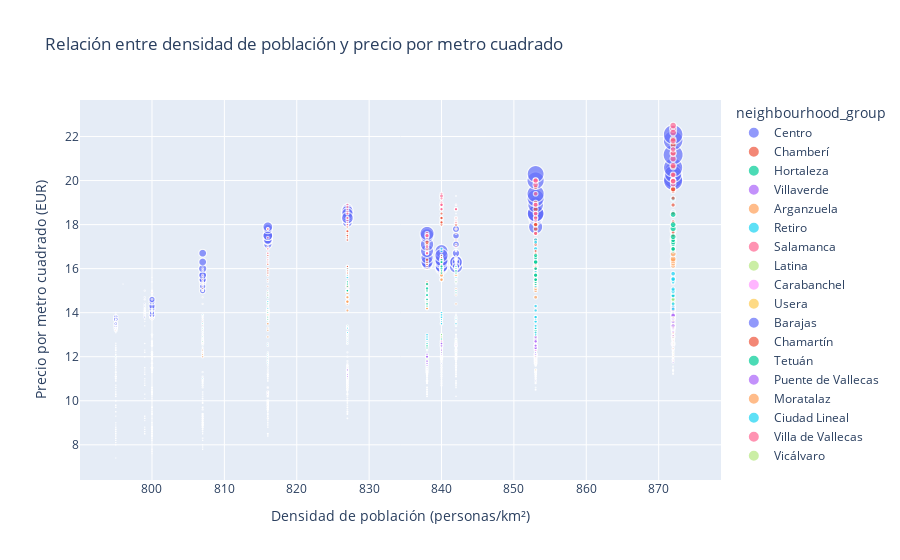

This figure's notebook cell:
### Code cell
# 3. Relación entre densidad de población y precio promedio por metro cuadrado
fig3 = px.scatter(
    data,
    x="population_density",
    y="m2_price",
    color="neighbourhood_group",
    size="listings_count",
    title="Relación entre densidad de población y precio por metro cuadrado",
    labels={
        "population_density": "Densidad de población (personas/km²)",
        "m2_price": "Precio por metro cuadrado (EUR)",
        "listings_count": "Propiedades listadas",
    },
)
fig3.show()

# Podemos observar que a mayor densidad de población, el precio por metro cuadrado tiende a ser más alto.

### Figure 1 — Plotly figure (JSON) as saved in the notebook; plotly's stock layout.template omitted (floating-point values rounded to 4 significant figures; data arrays with more than 128 entries replaced by an {"elided": "..."} marker saying what was removed)
{"data": [{"hovertemplate": "neighbourhood_group=Centro<br>Densidad de población (personas/km²)=%{x}<br>Precio por metro cuadrado (EUR)=%{y}<br>Propiedades listadas=%{marker.size}<extra></extra>", "legendgroup": "Centro", "marker": {"color": "#636efa", "size": {"elided": "155 int values"}, "sizemode": "area", "sizeref": 11.1, "symbol": "circle"}, "mode": "markers", "name": "Centro", "showlegend": true, "type": "scattergl", "x": {"elided": "155 int values"}, "xaxis": "x", "y": {"elided": "155 float values"}, "yaxis": "y"}, {"hovertemplate": "neighbourhood_group=Chamberí<br>Densidad de población (personas/km²)=%{x}<br>Precio por metro cuadrado (EUR)=%{y}<br>Propiedades listadas=%{marker.size}<extra></extra>", "legendgroup": "Chamberí", "marker": {"color": "#EF553B", "size": {"elided": "137 int values"}, "sizemode": "area", "sizeref": 11.1, "symbol": "circle"}, "mode": "markers", "name": "Chamberí", "showlegend": true, "type": "scattergl", "x": {"elided": "137 int values"}, "xaxis": "x", "y": {"elided": "137 float values"}, "yaxis": "y"}, {"hovertemplate": "neighbourhood_group=Hortaleza<br>Densidad de población (personas/km²)=%{x}<br>Precio por metro cuadrado (EUR)=%{y}<br>Propiedades listadas=%{marker.size}<extra></extra>", "legendgroup": "Hortaleza", "marker": {"color": "#00cc96", "size": {"elided": "138 int values"}, "sizemode": "area", "sizeref": 11.1, "symbol": "circle"}, "mode": "markers", "name": "Hortaleza", "showlegend": true, "type": "scattergl", "x": {"elided": "138 int values"}, "xaxis": "x", "y": {"elided": "138 float values"}, "yaxis": "y"}, {"hovertemplate": "neighbourhood_group=Villaverde<br>Densidad de población (personas/km²)=%{x}<br>Precio por metro cuadrado (EUR)=%{y}<br>Propiedades listadas=%{marker.size}<extra></extra>", "legendgroup": "Villaverde", "marker": {"color": "#ab63fa", "size": [1, 1, 1, 1, 1, 1, 1, 1, 1, 1, 1, 1, 1, 1, 1, 1, 1, 1, 1, 2, 1, 1, 1, 2, 1, 1, 2, 5, 3, 2, 4, 5, 4, 7, 5, 5, 6, 4, 4, 5, 7, 12, 9, 9, 7, 6, 6, 7, 9, 6, 4, 8, 10, 8, 8, 5, 9, 11, 9, 13, 14, 16, 13, 13, 13, 12, 14, 14, 8, 1, 1, 1, 2, 1, 2, 2, 5, 6, 4, 2, 1, 6, 8, 7, 15, 17, 18, 24, 21, 16, 20, 21, 24, 28, 30, 24, 28, 42, 36, 29, 35, 35, 37, 45, 47, 58, 71, 43, 59, 77, 56, 64], "sizemode": "area", "sizeref": 11.1, "symbol": "circle"}, "mode": "markers", "name": "Villaverde", "showlegend": true, "type": "scattergl", "x": [800, 800, 800, 800, 800, 799, 799, 799, 799, 799, 799, 799, 795, 795, 795, 800, 800, 800, 800, 800, 807, 807, 807, 807, 807, 807, 807, 807, 807, 807, 816, 816, 816, 816, 816, 816, 816, 816, 816, 816, 816, 816, 827, 827, 827, 827, 827, 827, 827, 827, 827, 827, 827, 827, 840, 840, 840, 840, 840, 840, 840, 840, 840, 840, 840, 840, 842, 842, 842, 842, 842, 842, 842, 842, 842, 842, 838, 838, 838, 838, 838, 838, 838, 838, 838, 838, 838, 838, 853, 853, 853, 853, 853, 853, 853, 853, 853, 853, 853, 853, 872, 872, 872, 872, 872, 872, 872, 872, 872, 872, 872, 872], "xaxis": "x", "y": [9, 8.9, 8.8, 8.6, 8.8, 8.8, 8.7, 8.7, 8.6, 8.5, 8.5, 8.5, 8.2, 8, 7.4, 7.6, 7.8, 7.7, 7.8, 7.7, 8, 8, 7.9, 7.8, 7.8, 7.9, 8.2, 8.3, 8.2, 8.5, 8.5, 8.5, 8.5, 8.5, 8.5, 8.5, 8.4, 8.5, 8.8, 8.9, 9, 9.2, 9.2, 9.4, 9.4, 9.4, 9.6, 9.8, 10, 10, 10, 9.9, 10, 10.3, 12, 11.6, 11.6, 11.1, 11, 10.7, 10.7, 10.8, 10.9, 11.1, 11.6, 11.5, 10.7, 10.8, 10.9, 11.1, 11.5, 11.1, 10.8, 10.8, 10.8, 10.6, 10.5, 10.3, 10.3, 10.5, 10.5, 10.4, 10.5, 10.6, 10.6, 10.9, 10.9, 10.9, 10.9, 10.8, 10.8, 11, 11.1, 11.2, 11.2, 11.4, 11.7, 11.8, 11.9, 12, 11.75, 11.88, 11.87, 12, 12.31, 12.34, 12.36, 12.5, 12.69, 12.79, 12.83, 12.93], "yaxis": "y"}, {"hovertemplate": "neighbourhood_group=Arganzuela<br>Densidad de población (personas/km²)=%{x}<br>Precio por metro cuadrado (EUR)=%{y}<br>Propiedades listadas=%{marker.size}<extra></extra>", "legendgroup": "Arganzuela", "marker": {"color": "#FFA15A", "size": {"elided": "134 int values"}, "sizemode": "area", "sizeref": 11.1, "symbol": "circle"}, "mode": "markers", "name": "Arganzuela", "showlegend": true, "type": "scattergl", "x": {"elided": "134 int values"}, "xaxis": "x", "y": {"elided": "134 float values"}, "yaxis": "y"}, {"hovertemplate": "neighbourhood_group=Retiro<br>Densidad de población (personas/km²)=%{x}<br>Precio por metro cuadrado (EUR)=%{y}<br>Propiedades listadas=%{marker.size}<extra></extra>", "legendgroup": "Retiro", "marker": {"color": "#19d3f3", "size": {"elided": "139 int values"}, "sizemode": "area", "sizeref": 11.1, "symbol": "circle"}, "mode": "markers", "name": "Retiro", "showlegend": true, "type": "scattergl", "x": {"elided": "139 int values"}, "xaxis": "x", "y": {"elided": "139 float values"}, "yaxis": "y"}, {"hovertemplate": "neighbourhood_group=Salamanca<br>Densidad de población (personas/km²)=%{x}<br>Precio por metro cuadrado (EUR)=%{y}<br>Propiedades listadas=%{marker.size}<extra></extra>", "legendgroup": "Salamanca", "marker": {"color": "#FF6692", "size": {"elided": "136 int values"}, "sizemode": "area", "sizeref": 11.1, "symbol": "circle"}, "mode": "markers", "name": "Salamanca", "showlegend": true, "type": "scattergl", "x": {"elided": "136 int values"}, "xaxis": "x", "y": {"elided": "136 float values"}, "yaxis": "y"}, {"hovertemplate": "neighbourhood_group=Latina<br>Densidad de población (personas/km²)=%{x}<br>Precio por metro cuadrado (EUR)=%{y}<br>Propiedades listadas=%{marker.size}<extra></extra>", "legendgroup": "Latina", "marker": {"color": "#B6E880", "size": {"elided": "131 int values"}, "sizemode": "area", "sizeref": 11.1, "symbol": "circle"}, "mode": "markers", "name": "Latina", "showlegend": true, "type": "scattergl", "x": {"elided": "131 int values"}, "xaxis": "x", "y": {"elided": "131 float values"}, "yaxis": "y"}, {"hovertemplate": "neighbourhood_group=Carabanchel<br>Densidad de población (personas/km²)=%{x}<br>Precio por metro cuadrado (EUR)=%{y}<br>Propiedades listadas=%{marker.size}<extra></extra>", "legendgroup": "Carabanchel", "marker": {"color": "#FF97FF", "size": [1, 1, 1, 1, 1, 1, 1, 1, 2, 1, 2, 1, 2, 2, 3, 3, 3, 5, 5, 4, 3, 8, 11, 7, 11, 5, 6, 9, 7, 12, 9, 9, 6, 14, 12, 13, 14, 17, 15, 16, 23, 25, 30, 25, 12, 28, 31, 29, 26, 34, 29, 27, 45, 51, 43, 47, 29, 39, 38, 37, 41, 42, 46, 54, 54, 52, 75, 57, 41, 70, 67, 63, 76, 68, 66, 43, 7, 5, 9, 18, 16, 23, 18, 16, 22, 23, 23, 28, 37, 34, 35, 55, 51, 65, 69, 79, 92, 88, 94, 98, 106, 114, 126, 132, 97, 141, 158, 151, 143, 156, 155, 162, 190, 222, 229, 232, 172, 257, 272, 238, 254], "sizemode": "area", "sizeref": 11.1, "symbol": "circle"}, "mode": "markers", "name": "Carabanchel", "showlegend": true, "type": "scattergl", "x": [799, 799, 799, 799, 795, 795, 795, 795, 795, 795, 795, 795, 795, 800, 800, 800, 800, 800, 800, 800, 800, 800, 800, 800, 800, 807, 807, 807, 807, 807, 807, 807, 807, 807, 807, 807, 807, 816, 816, 816, 816, 816, 816, 816, 816, 816, 816, 816, 816, 827, 827, 827, 827, 827, 827, 827, 827, 827, 827, 827, 827, 840, 840, 840, 840, 840, 840, 840, 840, 840, 840, 840, 840, 842, 842, 842, 842, 842, 842, 842, 842, 842, 842, 842, 842, 838, 838, 838, 838, 838, 838, 838, 838, 838, 838, 838, 838, 853, 853, 853, 853, 853, 853, 853, 853, 853, 853, 853, 853, 872, 872, 872, 872, 872, 872, 872, 872, 872, 872, 872, 872], "xaxis": "x", "y": [9.3, 9.2, 9.2, 9.2, 8.5, 8.4, 8.4, 8.3, 8.3, 8.3, 8.4, 8.3, 8.4, 8.5, 8.5, 8.5, 8.5, 8.6, 8.6, 8.7, 8.7, 8.8, 8.8, 8.8, 8.8, 8.9, 8.9, 8.9, 9, 9.1, 9.1, 9.2, 9.2, 9.2, 9.3, 9.4, 9.6, 9.7, 9.7, 9.8, 9.9, 9.8, 9.8, 10, 10, 10, 10, 10.3, 10.6, 10.8, 10.9, 11, 11.1, 11, 11.1, 11.1, 10.9, 11.2, 11.3, 11.5, 11.6, 11.9, 11.9, 12, 11.9, 11.9, 12, 12, 12.3, 12.5, 12.5, 12.6, 12.7, 12, 12.3, 12.5, 12.5, 12.6, 12.7, 12.5, 12.2, 12.1, 12, 11.7, 11.6, 11.4, 11.4, 11.4, 11.5, 11.4, 11.4, 11.4, 11.5, 11.6, 11.7, 11.7, 11.7, 11.7, 11.7, 11.8, 11.9, 12, 12.1, 12.1, 12.3, 12.5, 12.5, 12.7, 12.7, 12.6, 12.57, 12.93, 13.32, 13.28, 13.35, 13.46, 13.57, 13.74, 13.92, 13.92, 14.13], "yaxis": "y"}, {"hovertemplate": "neighbourhood_group=Usera<br>Densidad de población (personas/km²)=%{x}<br>Precio por metro cuadrado (EUR)=%{y}<br>Propiedades listadas=%{marker.size}<extra></extra>", "legendgroup": "Usera", "marker": {"color": "#FECB52", "size": [1, 1, 1, 1, 1, 1, 1, 1, 1, 1, 1, 1, 1, 1, 2, 1, 2, 2, 3, 2, 6, 10, 10, 8, 3, 7, 9, 7, 7, 12, 14, 15, 16, 17, 22, 23, 9, 26, 22, 19, 23, 23, 16, 28, 27, 31, 27, 33, 16, 27, 34, 26, 28, 28, 24, 30, 29, 36, 45, 38, 19, 33, 40, 35, 41, 37, 31, 24, 1, 1, 2, 10, 8, 8, 7, 6, 7, 5, 11, 11, 14, 21, 20, 25, 24, 45, 48, 41, 58, 44, 48, 57, 72, 81, 74, 81, 63, 79, 101, 90, 85, 87, 98, 109, 125, 129, 130, 141, 94, 160, 208, 161, 189], "sizemode": "area", "sizeref": 11.1, "symbol": "circle"}, "mode": "markers", "name": "Usera", "showlegend": true, "type": "scattergl", "x": [799, 795, 795, 795, 795, 795, 795, 795, 795, 795, 800, 800, 800, 800, 800, 800, 800, 807, 807, 807, 807, 807, 807, 807, 807, 807, 807, 807, 807, 816, 816, 816, 816, 816, 816, 816, 816, 816, 816, 816, 816, 827, 827, 827, 827, 827, 827, 827, 827, 827, 827, 827, 827, 840, 840, 840, 840, 840, 840, 840, 840, 840, 840, 840, 840, 842, 842, 842, 842, 842, 842, 842, 842, 842, 842, 842, 842, 838, 838, 838, 838, 838, 838, 838, 838, 838, 838, 838, 838, 853, 853, 853, 853, 853, 853, 853, 853, 853, 853, 853, 853, 872, 872, 872, 872, 872, 872, 872, 872, 872, 872, 872, 872], "xaxis": "x", "y": [8.6, 8.7, 8.5, 8.3, 8.3, 8.3, 8.2, 8.3, 8.3, 8.4, 8.3, 8.2, 8.3, 8.5, 8.7, 8.9, 9, 9.1, 9.1, 9, 9.1, 9.1, 9.1, 8.9, 8.9, 9, 9.1, 9, 9.2, 9.2, 9.4, 9.8, 9.7, 9.8, 9.7, 9.8, 9.7, 9.6, 9.9, 10, 10.2, 10.3, 10.5, 10.6, 10.7, 10.7, 10.7, 10.8, 10.7, 10.7, 11, 11.3, 11.2, 11.8, 11.9, 11.9, 12, 12, 11.9, 11.9, 12.1, 12.3, 12.4, 12.5, 12.5, 11.9, 12.1, 12.3, 12.4, 12.5, 12.5, 12.1, 11.9, 11.9, 11.7, 11.5, 11.4, 11.2, 11.1, 11, 11.2, 10.9, 10.9, 11.2, 11.5, 11.5, 11.5, 11.3, 11.3, 11.3, 11.3, 11.4, 11.8, 12.5, 12.8, 12.8, 13.1, 12.9, 12.9, 12.8, 12.9, 13.08, 13.51, 13.45, 13.32, 13.49, 13.33, 13.32, 13.27, 13.75, 13.83, 14.09, 14.29], "yaxis": "y"}, {"hovertemplate": "neighbourhood_group=Barajas<br>Densidad de población (personas/km²)=%{x}<br>Precio por metro cuadrado (EUR)=%{y}<br>Propiedades listadas=%{marker.size}<extra></extra>", "legendgroup": "Barajas", "marker": {"color": "#636efa", "size": [2, 2, 2, 3, 2, 1, 2, 2, 2, 3, 2, 2, 2, 2, 2, 3, 1, 3, 5, 3, 4, 5, 4, 5, 5, 4, 6, 4, 6, 6, 6, 3, 4, 4, 5, 6, 6, 6, 9, 7, 8, 8, 8, 9, 9, 6, 8, 8, 8, 11, 12, 11, 12, 11, 12, 11, 12, 11, 12, 13, 14, 14, 15, 16, 16, 15, 14, 17, 18, 15, 15, 23, 26, 27, 25, 25, 20, 2, 12, 10, 10, 7, 13, 13, 8, 11, 16, 13, 15, 14, 18, 21, 19, 17, 22, 25, 26, 25, 22, 32, 25, 27, 32, 32, 31, 28, 38, 41, 43, 40, 41, 41, 43, 49, 54, 60, 59, 46, 61, 66, 59, 65], "sizemode": "area", "sizeref": 11.1, "symbol": "circle"}, "mode": "markers", "name": "Barajas", "showlegend": true, "type": "scattergl", "x": [799, 799, 795, 795, 795, 795, 795, 795, 795, 795, 795, 795, 795, 795, 795, 795, 800, 800, 800, 800, 800, 800, 800, 800, 800, 800, 807, 807, 807, 807, 807, 807, 807, 807, 807, 807, 807, 807, 816, 816, 816, 816, 816, 816, 816, 816, 816, 816, 816, 816, 827, 827, 827, 827, 827, 827, 827, 827, 827, 827, 827, 827, 840, 840, 840, 840, 840, 840, 840, 840, 840, 840, 840, 840, 842, 842, 842, 842, 842, 842, 842, 842, 842, 842, 842, 842, 838, 838, 838, 838, 838, 838, 838, 838, 838, 838, 838, 838, 853, 853, 853, 853, 853, 853, 853, 853, 853, 853, 853, 853, 872, 872, 872, 872, 872, 872, 872, 872, 872, 872, 872, 872], "xaxis": "x", "y": [10.3, 10.1, 10.2, 9.8, 9.8, 9.7, 9.7, 9.7, 9.5, 9.5, 9.7, 9.8, 9.8, 9.7, 9.3, 9.5, 9.6, 9.7, 9.7, 9.7, 9.4, 9.4, 9.5, 9.7, 9.7, 9.7, 9.9, 9.7, 9.9, 9.7, 9.7, 10, 10.1, 10, 9.9, 10.2, 10.3, 10.1, 10.3, 10.6, 10.9, 11.2, 11, 10.9, 11.1, 11.2, 11, 11, 11.2, 11.3, 11.2, 11.3, 11.5, 11.6, 12, 12.2, 11.8, 11.6, 11.3, 11.2, 11.4, 11.7, 11.9, 11.9, 12.1, 12, 11.8, 11.7, 11.9, 12, 11.8, 11.7, 11.5, 11.7, 11.9, 12, 11.8, 11.7, 11.5, 11.7, 11.9, 11.7, 11.5, 11.6, 11.4, 11.3, 11.4, 11.3, 11.3, 11.5, 11.4, 11.4, 11.3, 11.5, 11.5, 11.4, 11.6, 11.6, 11.6, 11.7, 12.2, 12.4, 12.4, 12.2, 12.2, 12.2, 12.1, 12.2, 12.4, 12.5, 12.48, 12.54, 12.67, 12.65, 12.96, 13.22, 13.13, 13.32, 13.56, 13.7, 14, 14], "yaxis": "y"}, {"hovertemplate": "neighbourhood_group=Chamartín<br>Densidad de población (personas/km²)=%{x}<br>Precio por metro cuadrado (EUR)=%{y}<br>Propiedades listadas=%{marker.size}<extra></extra>", "legendgroup": "Chamartín", "marker": {"color": "#EF553B", "size": [1, 1, 2, 1, 3, 5, 4, 4, 4, 7, 4, 5, 3, 6, 3, 5, 8, 8, 7, 11, 6, 12, 13, 12, 8, 12, 12, 9, 13, 17, 21, 21, 15, 16, 14, 15, 16, 15, 19, 22, 22, 30, 32, 41, 38, 23, 31, 36, 31, 35, 30, 32, 33, 45, 41, 40, 49, 29, 46, 54, 53, 40, 47, 41, 47, 54, 58, 72, 52, 35, 57, 64, 56, 68, 58, 49, 49, 6, 4, 12, 24, 19, 23, 23, 16, 20, 19, 16, 17, 22, 26, 33, 35, 38, 48, 66, 61, 61, 49, 58, 77, 80, 85, 89, 102, 60, 101, 110, 121, 102, 114, 113, 128, 136, 143, 146, 157, 113, 179, 213, 190, 198], "sizemode": "area", "sizeref": 11.1, "symbol": "circle"}, "mode": "markers", "name": "Chamartín", "showlegend": true, "type": "scattergl", "x": [795, 795, 795, 795, 795, 795, 795, 795, 795, 795, 795, 795, 795, 795, 800, 800, 800, 800, 800, 800, 800, 800, 800, 800, 800, 800, 807, 807, 807, 807, 807, 807, 807, 807, 807, 807, 807, 807, 816, 816, 816, 816, 816, 816, 816, 816, 816, 816, 816, 816, 827, 827, 827, 827, 827, 827, 827, 827, 827, 827, 827, 827, 840, 840, 840, 840, 840, 840, 840, 840, 840, 840, 840, 840, 842, 842, 842, 842, 842, 842, 842, 842, 842, 842, 842, 842, 838, 838, 838, 838, 838, 838, 838, 838, 838, 838, 838, 838, 853, 853, 853, 853, 853, 853, 853, 853, 853, 853, 853, 853, 872, 872, 872, 872, 872, 872, 872, 872, 872, 872, 872, 872], "xaxis": "x", "y": [12.5, 12.2, 12.1, 12.1, 12.3, 12.3, 12.3, 12.3, 12.3, 12.4, 12.3, 12.4, 12.5, 12.6, 12.5, 12.5, 12.5, 12.5, 12.6, 12.6, 12.6, 12.6, 12.7, 12.7, 12.9, 13, 13, 13, 13.1, 13.2, 13.4, 13.6, 13.7, 13.7, 13.7, 13.8, 13.8, 13.8, 13.9, 14.1, 14.3, 14.4, 14.7, 14.8, 14.9, 14.9, 15, 15.2, 15.4, 15.5, 15.3, 15.4, 15.7, 15.8, 15.8, 15.8, 15.8, 15.9, 15.9, 16.1, 16.1, 16, 16.4, 16.5, 16.5, 16.4, 16.3, 16.3, 16, 16.2, 16.4, 16.5, 16.6, 16.4, 16, 16.2, 16.4, 16.5, 16.6, 16.4, 16.4, 16.2, 16, 16, 15.8, 15.5, 15.4, 15.4, 15.2, 15, 15, 15, 15, 15, 15.3, 15.4, 15.4, 15.3, 15.3, 15.6, 16, 16.1, 16.2, 16.2, 16.2, 16.7, 16.7, 16.7, 16.7, 16.8, 16.94, 17.37, 17.49, 17.5, 17.69, 17.5, 17.65, 18.09, 18.13, 18.52, 18.89, 19.2], "yaxis": "y"}, {"hovertemplate": "neighbourhood_group=Tetuán<br>Densidad de población (personas/km²)=%{x}<br>Precio por metro cuadrado (EUR)=%{y}<br>Propiedades listadas=%{marker.size}<extra></extra>", "legendgroup": "Tetuán", "marker": {"color": "#00cc96", "size": {"elided": "129 int values"}, "sizemode": "area", "sizeref": 11.1, "symbol": "circle"}, "mode": "markers", "name": "Tetuán", "showlegend": true, "type": "scattergl", "x": {"elided": "129 int values"}, "xaxis": "x", "y": {"elided": "129 float values"}, "yaxis": "y"}, {"hovertemplate": "neighbourhood_group=Puente de Vallecas<br>Densidad de población (personas/km²)=%{x}<br>Precio por metro cuadrado (EUR)=%{y}<br>Propiedades listadas=%{marker.size}<extra></extra>", "legendgroup": "Puente de Vallecas", "marker": {"color": "#ab63fa", "size": [2, 1, 1, 1, 2, 2, 2, 2, 2, 1, 2, 2, 2, 3, 5, 3, 6, 6, 6, 6, 5, 7, 7, 8, 5, 12, 16, 14, 14, 12, 15, 14, 15, 9, 15, 12, 11, 21, 27, 27, 29, 15, 25, 30, 23, 29, 29, 28, 30, 32, 35, 41, 38, 29, 38, 43, 43, 53, 50, 47, 52, 52, 67, 71, 69, 51, 82, 83, 75, 90, 77, 76, 69, 5, 11, 19, 29, 21, 31, 23, 19, 19, 33, 31, 35, 32, 45, 47, 62, 67, 76, 85, 97, 97, 87, 94, 101, 120, 134, 125, 134, 117, 137, 151, 148, 138, 143, 141, 167, 177, 195, 205, 215, 140, 203, 251, 229, 228], "sizemode": "area", "sizeref": 11.1, "symbol": "circle"}, "mode": "markers", "name": "Puente de Vallecas", "showlegend": true, "type": "scattergl", "x": [795, 795, 795, 795, 795, 795, 795, 795, 795, 795, 800, 800, 800, 800, 800, 800, 800, 800, 800, 800, 800, 800, 807, 807, 807, 807, 807, 807, 807, 807, 807, 807, 807, 807, 816, 816, 816, 816, 816, 816, 816, 816, 816, 816, 816, 816, 827, 827, 827, 827, 827, 827, 827, 827, 827, 827, 827, 827, 840, 840, 840, 840, 840, 840, 840, 840, 840, 840, 840, 840, 842, 842, 842, 842, 842, 842, 842, 842, 842, 842, 842, 842, 838, 838, 838, 838, 838, 838, 838, 838, 838, 838, 838, 838, 853, 853, 853, 853, 853, 853, 853, 853, 853, 853, 853, 853, 872, 872, 872, 872, 872, 872, 872, 872, 872, 872, 872, 872], "xaxis": "x", "y": [8.8, 8.4, 8.4, 8.3, 8.3, 8.3, 8.2, 8.3, 8.3, 8.3, 8.3, 8.3, 8.2, 8.3, 8.4, 8.5, 8.6, 8.6, 8.4, 8.6, 8.7, 8.8, 8.7, 8.6, 8.7, 8.8, 8.9, 9.2, 9.2, 9.2, 9.2, 9.2, 9.3, 9.4, 9.6, 9.6, 9.6, 9.8, 10, 10, 10, 10, 10, 10, 10.3, 10.4, 10.7, 10.8, 10.9, 11.1, 11, 11, 11.2, 11.2, 11.1, 11, 11.2, 11.4, 12.1, 12.2, 12.1, 12.3, 12.5, 12.4, 12.5, 12.6, 12.5, 12.5, 12.6, 12.6, 12.5, 12.6, 12.5, 12.5, 12.6, 12.6, 12.5, 12.5, 12.5, 12.3, 12.3, 12.1, 11.7, 11.8, 11.8, 11.7, 11.6, 11.6, 11.7, 11.7, 11.8, 12.1, 12, 12, 12, 12, 12, 12.5, 12.5, 12.4, 12.4, 12.5, 12.7, 12.8, 12.7, 12.9, 13.12, 13.12, 13.38, 13.33, 13.4, 13.6, 13.74, 13.78, 13.86, 13.88, 14.14, 14.25], "yaxis": "y"}, {"hovertemplate": "neighbourhood_group=Moratalaz<br>Densidad de población (personas/km²)=%{x}<br>Precio por metro cuadrado (EUR)=%{y}<br>Propiedades listadas=%{marker.size}<extra></extra>", "legendgroup": "Moratalaz", "marker": {"color": "#FFA15A", "size": [1, 1, 1, 1, 1, 1, 3, 2, 2, 2, 2, 1, 2, 3, 3, 3, 2, 3, 4, 5, 4, 3, 4, 4, 6, 5, 5, 6, 7, 6, 6, 5, 7, 8, 5, 9, 8, 8, 8, 6, 8, 9, 9, 5, 7, 11, 7, 6, 9, 8, 8, 7, 11, 14, 10, 11, 12, 18, 15, 14, 12, 13, 13, 1, 3, 2, 2, 1, 2, 3, 2, 5, 4, 4, 3, 2, 2, 6, 6, 11, 11, 17, 16, 15, 17, 20, 19, 27, 23, 24, 28, 19, 22, 24, 24, 29, 27, 27, 27, 29, 41, 43, 41, 25, 45, 56, 47, 50], "sizemode": "area", "sizeref": 11.1, "symbol": "circle"}, "mode": "markers", "name": "Moratalaz", "showlegend": true, "type": "scattergl", "x": [795, 795, 795, 795, 795, 800, 800, 800, 800, 800, 800, 800, 800, 800, 800, 800, 807, 807, 807, 807, 807, 807, 807, 807, 807, 816, 816, 816, 816, 816, 816, 816, 816, 816, 816, 816, 827, 827, 827, 827, 827, 827, 827, 827, 827, 827, 827, 827, 840, 840, 840, 840, 840, 840, 840, 840, 840, 840, 840, 840, 842, 842, 842, 842, 842, 842, 842, 842, 842, 842, 842, 842, 838, 838, 838, 838, 838, 838, 838, 838, 838, 838, 838, 838, 853, 853, 853, 853, 853, 853, 853, 853, 853, 853, 853, 853, 872, 872, 872, 872, 872, 872, 872, 872, 872, 872, 872, 872], "xaxis": "x", "y": [8.6, 8.6, 8.1, 8, 8.1, 8.6, 8.6, 8.7, 8.5, 8.5, 8.6, 8.6, 8.6, 8.5, 8.6, 8.7, 8.8, 8.9, 8.9, 8.9, 8.8, 8.8, 8.9, 9.1, 9.3, 9.3, 9.4, 9.1, 9.3, 9.6, 9.6, 9.7, 9.7, 9.9, 10, 10, 10.1, 10.2, 10.3, 10.4, 10.8, 10.9, 10.6, 10.5, 10, 9.5, 9.5, 9.7, 11.2, 11.2, 11.4, 11.3, 11.3, 11.2, 11.2, 11.4, 12.1, 12.4, 12, 11.8, 11.2, 11.4, 12.1, 12.4, 12, 11.8, 11.8, 11.8, 11.5, 11.1, 11.2, 11.1, 10.8, 10.8, 10.9, 10.9, 11, 11.1, 11, 10.8, 10.8, 10.9, 11.1, 11.1, 11.1, 11.2, 11.2, 11.2, 11.4, 11.3, 11.3, 11.7, 12, 11.9, 11.9, 12, 12.09, 12.11, 12.24, 12.12, 12.01, 12.18, 12.38, 12.57, 12.74, 13.06, 13.62, 13.79], "yaxis": "y"}, {"hovertemplate": "neighbourhood_group=Ciudad Lineal<br>Densidad de población (personas/km²)=%{x}<br>Precio por metro cuadrado (EUR)=%{y}<br>Propiedades listadas=%{marker.size}<extra></extra>", "legendgroup": "Ciudad Lineal", "marker": {"color": "#19d3f3", "size": [1, 1, 1, 1, 1, 2, 1, 1, 2, 1, 4, 3, 4, 4, 3, 3, 3, 4, 7, 7, 4, 3, 10, 11, 13, 12, 7, 11, 10, 13, 13, 12, 10, 11, 16, 22, 14, 13, 19, 16, 19, 23, 26, 26, 17, 21, 24, 33, 29, 34, 34, 32, 31, 42, 40, 41, 45, 21, 41, 53, 41, 51, 46, 48, 54, 45, 57, 74, 56, 44, 74, 86, 75, 85, 70, 70, 68, 7, 7, 12, 22, 21, 18, 22, 15, 18, 21, 21, 21, 19, 32, 38, 44, 51, 68, 78, 83, 89, 84, 88, 96, 101, 117, 115, 137, 83, 134, 153, 145, 135, 152, 154, 174, 191, 218, 238, 223, 151, 236, 263, 243, 257], "sizemode": "area", "sizeref": 11.1, "symbol": "circle"}, "mode": "markers", "name": "Ciudad Lineal", "showlegend": true, "type": "scattergl", "x": [795, 795, 795, 795, 795, 795, 795, 795, 795, 795, 795, 795, 795, 795, 800, 800, 800, 800, 800, 800, 800, 800, 800, 800, 800, 800, 807, 807, 807, 807, 807, 807, 807, 807, 807, 807, 807, 807, 816, 816, 816, 816, 816, 816, 816, 816, 816, 816, 816, 816, 827, 827, 827, 827, 827, 827, 827, 827, 827, 827, 827, 827, 840, 840, 840, 840, 840, 840, 840, 840, 840, 840, 840, 840, 842, 842, 842, 842, 842, 842, 842, 842, 842, 842, 842, 842, 838, 838, 838, 838, 838, 838, 838, 838, 838, 838, 838, 838, 853, 853, 853, 853, 853, 853, 853, 853, 853, 853, 853, 853, 872, 872, 872, 872, 872, 872, 872, 872, 872, 872, 872, 872], "xaxis": "x", "y": [10, 10, 10, 10, 10, 10, 10, 10, 10, 10, 10, 10, 10, 10, 10, 10.1, 10.2, 10.4, 10.4, 10.4, 10.4, 10.4, 10.3, 10.3, 10.4, 10.4, 10.4, 10.6, 10.8, 10.9, 11, 11, 10.9, 10.8, 10.9, 11, 11.1, 11.3, 11.5, 11.7, 11.7, 11.8, 11.8, 11.7, 12.1, 12, 12.1, 12.1, 12.5, 12.6, 12.6, 12.7, 12.8, 13.1, 13.3, 13.1, 13.3, 13.3, 13.3, 13.3, 13.3, 13.3, 13.6, 13.6, 13.7, 13.7, 13.7, 13.5, 13.5, 13.7, 13.8, 13.8, 14, 13.9, 13.5, 13.7, 13.8, 13.8, 14, 13.9, 13.7, 13.6, 13.6, 13.4, 13.2, 13, 12.9, 12.7, 12.7, 12.7, 12.7, 12.7, 12.6, 12.8, 12.8, 12.8, 12.9, 13, 13, 13, 13.1, 13.3, 13.4, 13.6, 13.6, 13.7, 13.8, 13.8, 14.1, 14.3, 14.3, 14.17, 14.4, 14.77, 14.93, 14.99, 15.07, 15.35, 15.44, 15.55, 15.52, 15.77], "yaxis": "y"}, {"hovertemplate": "neighbourhood_group=Villa de Vallecas<br>Densidad de población (personas/km²)=%{x}<br>Precio por metro cuadrado (EUR)=%{y}<br>Propiedades listadas=%{marker.size}<extra></extra>", "legendgroup": "Villa de Vallecas", "marker": {"color": "#FF6692", "size": [1, 1, 2, 2, 2, 1, 1, 3, 2, 3, 2, 4, 3, 4, 3, 3, 5, 5, 5, 5, 4, 3, 2, 6, 2, 6, 4, 3, 6, 6, 5, 5, 4, 4, 7, 6, 8, 11, 8, 3, 9, 8, 6, 8, 5, 5, 6, 2, 1, 3, 4, 2, 4, 2, 4, 3, 2, 2, 4, 1, 5, 5, 6, 8, 9, 10, 11, 11, 7, 11, 14, 13, 15, 17, 14, 14, 20, 20, 13, 19, 21, 23, 32, 29, 33, 33, 23, 31, 40, 36, 40], "sizemode": "area", "sizeref": 11.1, "symbol": "circle"}, "mode": "markers", "name": "Villa de Vallecas", "showlegend": true, "type": "scattergl", "x": [795, 800, 800, 800, 800, 807, 807, 807, 816, 816, 816, 816, 816, 816, 816, 816, 816, 816, 816, 816, 827, 827, 827, 827, 827, 827, 827, 827, 827, 827, 827, 827, 840, 840, 840, 840, 840, 840, 840, 840, 840, 840, 840, 840, 842, 842, 842, 842, 842, 842, 842, 842, 842, 842, 842, 838, 838, 838, 838, 838, 838, 838, 838, 838, 838, 838, 838, 853, 853, 853, 853, 853, 853, 853, 853, 853, 853, 853, 853, 872, 872, 872, 872, 872, 872, 872, 872, 872, 872, 872, 872], "xaxis": "x", "y": [9, 8.5, 9, 9, 9.2, 9.2, 9, 9.2, 9.6, 9.8, 9.6, 9.5, 9.6, 9.7, 10, 10, 10.2, 10, 10.2, 10.2, 10.1, 10.4, 10.5, 10.5, 10.4, 10.7, 10.9, 11, 10.9, 10.8, 10.8, 10.9, 11.4, 11.3, 11.4, 11.4, 11.4, 11.3, 11.1, 11.2, 11.5, 11.6, 11.3, 11.4, 11.1, 11.2, 11.5, 11.3, 11.4, 11.7, 11.8, 11.5, 11.7, 11.5, 11.4, 11.2, 11.1, 11.2, 11.2, 11, 11.1, 11.2, 11.1, 11.2, 11.2, 11.2, 11.3, 11.3, 11.2, 11.1, 11.3, 11.6, 11.8, 11.8, 11.7, 11.7, 11.6, 11.7, 11.9, 11.89, 11.82, 12.22, 12.76, 12.65, 12.48, 12.66, 12.69, 12.73, 12.96, 13.11, 13.35], "yaxis": "y"}, {"hovertemplate": "neighbourhood_group=Vicálvaro<br>Densidad de población (personas/km²)=%{x}<br>Precio por metro cuadrado (EUR)=%{y}<br>Propiedades listadas=%{marker.size}<extra></extra>", "legendgroup": "Vicálvaro", "marker": {"color": "#B6E880", "size": [1, 1, 1, 1, 1, 1, 1, 1, 1, 2, 1, 2, 1, 2, 2, 1, 2, 2, 1, 2, 1, 1, 1, 2, 1, 2, 1, 1, 1, 2, 1, 1, 1, 1, 2, 4, 3, 3, 3, 3, 3, 3, 4, 4, 3, 3, 3, 1, 3, 3, 1, 1, 3, 1, 2, 2, 4, 4, 4, 3, 3, 3, 3, 5, 5, 5, 4, 6, 5, 5, 5, 5, 8, 8, 10, 11, 11, 12, 9, 7, 11, 11, 12, 16, 17, 9, 19, 19, 21, 22], "sizemode": "area", "sizeref": 11.1, "symbol": "circle"}, "mode": "markers", "name": "Vicálvaro", "showlegend": true, "type": "scattergl", "x": [800, 800, 800, 800, 800, 807, 807, 807, 807, 816, 816, 816, 816, 816, 816, 816, 816, 816, 816, 816, 827, 827, 827, 827, 827, 827, 827, 827, 827, 827, 827, 827, 840, 840, 840, 840, 840, 840, 840, 840, 840, 840, 840, 840, 842, 842, 842, 842, 842, 842, 842, 842, 842, 842, 838, 838, 838, 838, 838, 838, 838, 838, 838, 838, 838, 838, 853, 853, 853, 853, 853, 853, 853, 853, 853, 853, 853, 853, 872, 872, 872, 872, 872, 872, 872, 872, 872, 872, 872, 872], "xaxis": "x", "y": [8.3, 8.4, 8.4, 8.6, 8.6, 8.6, 8.9, 8.8, 8.5, 9.5, 9.5, 9.3, 9.3, 9, 9.4, 9.4, 9.5, 9.6, 9.5, 9.4, 9.7, 9.4, 9.9, 9.4, 9.2, 9.5, 9.7, 10, 10, 10, 10.3, 10, 10.9, 11.2, 11, 10.8, 10.8, 10.9, 10.9, 10.9, 11.1, 11.1, 11.1, 11.1, 10.9, 10.9, 11.1, 11.1, 10.6, 10.6, 10.6, 10.2, 10.2, 10.2, 10.4, 10.2, 10.3, 10.3, 10.2, 10.2, 10.3, 10.4, 10.4, 10.4, 10.3, 10.5, 10.5, 10.5, 10.5, 10.6, 10.8, 11, 11, 11.1, 11.2, 11.3, 11.3, 11.2, 11.36, 11.25, 11.22, 11.36, 11.37, 11.42, 11.55, 11.94, 12.33, 12, 12.21, 12.59], "yaxis": "y"}], "layout": {"legend": {"itemsizing": "constant", "title": {"text": "neighbourhood_group"}, "tracegroupgap": 0}, "title": {"text": "Relación entre densidad de población y precio por metro cuadrado"}, "xaxis": {"anchor": "y", "domain": [0, 1], "title": {"text": "Densidad de población (personas/km²)"}}, "yaxis": {"anchor": "x", "domain": [0, 1], "title": {"text": "Precio por metro cuadrado (EUR)"}}}}
